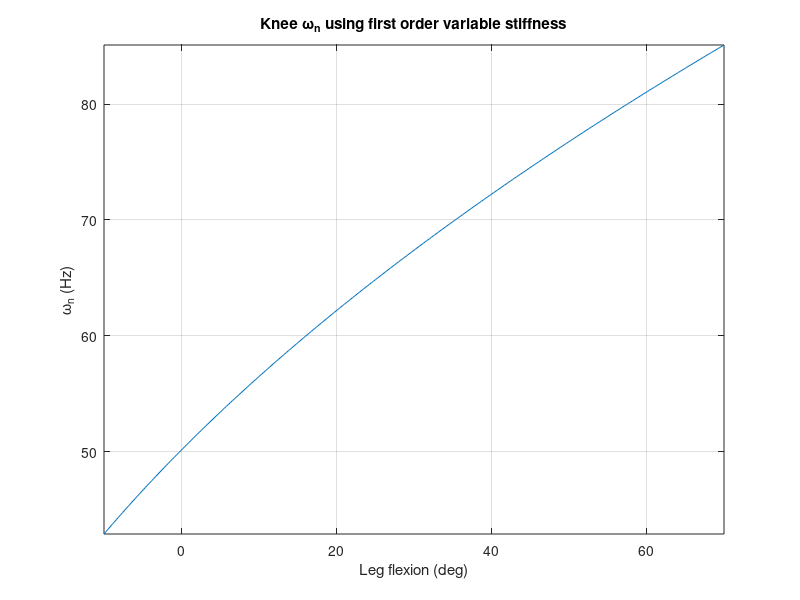
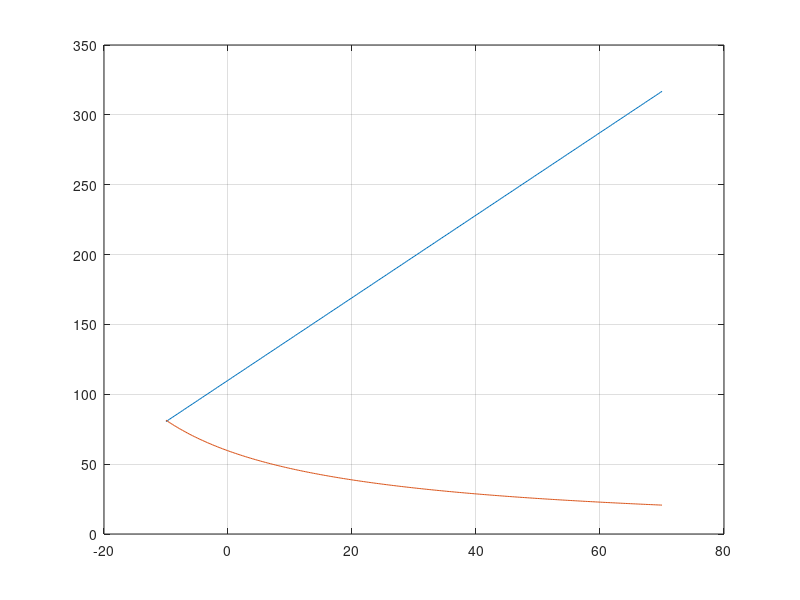

Write MATLAB code to recreate these figures, in order. (Note: this script raises an error after producing the figures.)
%% Transfer Functions Analysis
% Constants
W = 4.742065; % Kg
g   = 9.80665;       % m/ss
N   = 150;           % Gear Ratio
KI  = 0.0603;        % Nm/A
Ks  = 104;           % Nm/rad
Ka  = Ks/20;         % Nm/rad (???)
% Ka  = 1387.6;
Jh  = 0.0437;        % Kg.m^2   (check KneeJointParameters.m)
Le  = 0.432;          % m      (???)
Je  = W*Le^2;        % Kg.m^2 
We  = W*g;           % N      
Beq = 60;            % N.m.s/rad (maybe is 30, I.O.)
Ja  = 0.47;          % Kg.m^2

% My leg lenght is about 44 cm
% My body mass  is about 62 Kg
I_zz = 0.048*62*(0.433*0.28)^2;

dt = 0.001;
CURRENT_MAX = pi;

zeta = 0.06;
Kp_acc = 0.5436;
Ki_acc = 11.560;
epos_Ki = 1.190; 
epos_Kp = 11.900;

%% User leg natural frequency estimation:
clc, close all
% What if...
KneeRoM = 80; % deg
% passKneeStiff = passiveKneeStiffness;
% isoKneeStiff = isometricKneeStiffness(2);
% Ka - Je*w_n^2 > 0 -> Ka/je > w_n^2 -> Ka/Je > Kk/I_zz, then:
% kneeStiffness < Ka/Je * I_zz
Ka = 104*63;
kneeStiffness_max = Ka/Je * I_zz;
w_max = sqrt(Ka/Je);
%For 1.53 Hz hopping the knee stiffness is:
K_j = @(o) 110.0 + 169.3*deg2rad(o - 0);
Eta = @(o) Ka./(110.0 + 169.3*deg2rad(o - 0));
w_j_des = @(o) sqrt(110.0/I_zz + 169.3*deg2rad(o - 0)/I_zz);

offset = 10;
ang = linspace(-offset, KneeRoM-offset, 300);
figure, plot(ang, w_j_des(ang)), grid on, axis tight
title('Knee \omega_n using first order variable stiffness')
ylabel('\omega_n (Hz)'), xlabel('Leg flexion (deg)')

figure, plot(ang, K_j(ang)), hold on
plot(ang, Eta(ang)), grid on
yline(kneeStiffness_max,'--',{'k_k^{max}'})
legend('k_{knee}','\eta')

P  = @(n) -Je + n.*I_zz;
I  = @(n) 2*zeta*sqrt(n.*Ka*I_zz);

figure,
plot(ang, P(Eta(ang))), hold on
plot(ang, I(Eta(ang))), grid on
title('PI tuning from knee dynamics')
legend('K_p','K_i'), xlabel('Leg flexion (deg)'), axis tight

% Using the Impedance (F/X) Transfer Function (Xa = 0):
Z_r = @(tht) tf([P(Eta(tht)) I(Eta(tht)) 0],[(Je/Ka) 0 1]);
Z_h = @(tht) tf([K_j(tht)],[1]);
A_r = @(tht) tf([(Je/Ka) 0 1], [P(Eta(tht)) I(Eta(tht)) 0]);
A_h = @(tht) tf([1],[K_j(tht)]);

% Using the Impedance (F/X) Transfer Function (DX = 0):
Z_act = tf([-Ja 0 0],[(Je/Ka) 0 1]);
A_act = 1/Z_act;

ang_step = 30;
ang1 = -5;
ang2 = ang1 +   ang_step;
ang3 = ang1 + 2*ang_step;

figure, 
bode(Z_r(ang1), Z_h(ang1), Z_r(ang2), Z_h(ang2), Z_r(ang3), Z_h(ang3)), grid on
hold on, bode(tf([Ka*P(Eta(ang1))/Je],[1]),'--k')
bode(Z_act,'--b')
title('Impedance Bode')

legend(['Z_i(',num2str(ang1),')'],['Z_k(',num2str(ang1),')'],...
       ['Z_i(',num2str(ang2),')'],['Z_k(',num2str(ang2),')'],...
       ['Z_i(',num2str(ang3),')'],['Z_k(',num2str(ang3),')'])

figure, 
bode(A_r(ang1), A_h(ang1), A_r(ang2), A_h(ang2), A_r(ang3), A_h(ang3)), grid on
hold on, bode(tf([1],[Ka*P(Eta(ang1))/Je]),'--k')
bode(A_act,'--b')
title('Admittance Bode')

legend(['A_i(',num2str(ang1),')'],['A_k(',num2str(ang1),')'],...
       ['A_i(',num2str(ang2),')'],['A_k(',num2str(ang2),')'],...
       ['A_i(',num2str(ang3),')'],['A_k(',num2str(ang3),')'])

   
% MISO transfer function:
% Z_all = [Z_i(ang2) Z_act];
% figure, bode(Z_all), grid on

%%
% Check signal Z = -F/V...
% Using the Impedance (F/V) Transfer Function (Xa = 0):
Z_r = @(tht) tf([P(Eta(tht)) I(Eta(tht))],[(Je/Ka) 0 1]);
Z_h = @(tht) tf([K_j(tht)],[1 0]);
A_r = @(tht) tf([(Je/Ka) 0 1], [P(Eta(tht)) I(Eta(tht))]);
A_h = @(tht) tf([1 0],[K_j(tht)]);

% Using the Impedance (F/V) Transfer Function (DX = 0):
Z_act = tf([-Ja 0],[(Je/Ka) 0 1]);
A_act = 1/Z_act;

%{
figure, 
bode(A_r(ang1), A_h(ang1), A_r(ang2), A_h(ang2), A_r(ang3), A_h(ang3)), grid on
% xline(w_max,'--r',{'\omega_{max}'})
title('Exo and Knee Admittance')

legend(['A_r(',num2str(ang1),')'],['A_h(',num2str(ang1),')'],...
       ['A_r(',num2str(ang2),')'],['A_h(',num2str(ang2),')'],...
       ['A_r(',num2str(ang3),')'],['A_h(',num2str(ang3),')'])
%}

figure, 
bode(Z_r(ang1), Z_h(ang1), Z_r(ang2), Z_h(ang2), Z_r(ang3), Z_h(ang3)), grid on
% xline(w_max,'--r',{'\omega_{max}'})
title('Exo and Knee Impedance')

legend(['Z_r(',num2str(ang1),')'],['Z_h(',num2str(ang1),')'],...
       ['Z_r(',num2str(ang2),')'],['Z_h(',num2str(ang2),')'],...
       ['Z_r(',num2str(ang3),')'],['Z_h(',num2str(ang3),')'])
   
% Limitations (using 25 deg):
figure, bode(Z_r(ang2)), hold on
bode(tf([I(Eta(ang2))],[1]),'--k')  % s -> 0
bode(Z_h(ang2))                     % Des Imp
bode(tf([Je 0],[1]),'--g')          % Pure Mass Imp
bode(tf([Ks],[1 0]),'--r')          % Pure SEA Imp
bode(tf([Ka],[1 0]),'--m')          % Pure Ka Imp
grid on
legend(['Z_r(',num2str(ang2),')'],...
        'Z_r(s\rightarrow0)',...
        ['Z_h(',num2str(ang2),')'],...
        'J_e','K_{sea}','K_a')
    
% ver efeito de Ka e Je sobre a impedancia...

%% Symbolic math to obtain s-domain roots
clc
% clear all

syms s J_a J_e K_I k_s k_a K_p K_i S D g l W_e

Cv = K_I*(K_p + K_i/s);
Adm = (1 - S/k_s)*s / (s*D + S);
G = J_a*s^2 + k_s*(1 + Cv*Adm);
Den = G + Cv*s

% Find roots with respect to s:
% Sol = solve(Den,s)
factors = factor(Den,s);

% Note from factors(2) that S must be > 0

s_roots = solve(factors(1),s,'MaxDegree',3);

s1 = latex(simplify(s_roots(1)));
s2 = latex(simplify(s_roots(2)));
s3 = latex(simplify(s_roots(3)));

%%

Cv = KI*(epos_Kp + epos_Ki/s);
Adm = (1 - S/Ks)*s / (s*D + S);
G = Ja*s^2 + Ks*(1 + Cv*Adm);
Den = G + Cv*s

% Find roots with respect to s:
% Sol = solve(Den,s)
factors = factor(Den,s);

% Note from factors(3) that S must be > 0

s_roots = solve(factors(2),s,'MaxDegree',3);

s1_adm = s_roots(1);
s2_adm = s_roots(2);
s3_adm = s_roots(3);

% fplot(subs(s1_adm, D, Ks/10)) % caution!